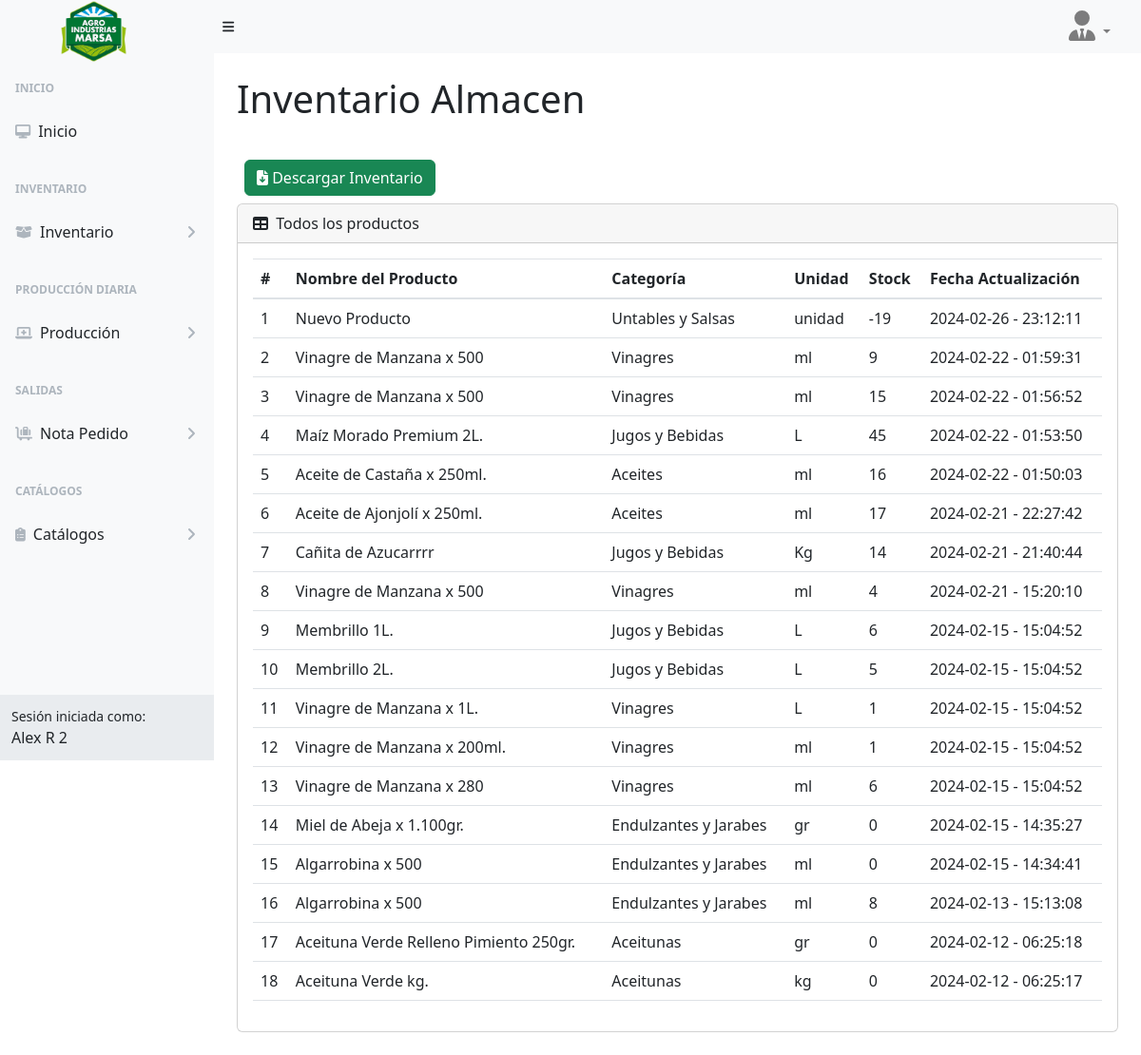
The page /almacen (signed in) on the database its author committed.
### tables this page shows
CREATE TABLE `tb_almacen`  (
  `IdAlma` int NOT NULL AUTO_INCREMENT,
  `IdProd` int NOT NULL,
  `CantidadTotal` int NOT NULL,
  `DateCreate` date NOT NULL,
  `DateUpdate` date NOT NULL,
  `HoraCreate` time NOT NULL,
  `HoraUpdate` time NOT NULL,
  PRIMARY KEY (`IdAlma`) USING BTREE,
  INDEX `IdProd`(`IdProd`) USING BTREE,
  CONSTRAINT `tb_almacen_ibfk_1` FOREIGN KEY (`IdProd`) REFERENCES `tb_producto` (`IdProd`) ON DELETE RESTRICT ON UPDATE RESTRICT
);

CREATE TABLE `tb_producto`  (
  `IdProd` int NOT NULL AUTO_INCREMENT,
  `IdCate` int NOT NULL,
  `NombreProducto` varchar(255) NOT NULL,
  `DetalleProducto` varchar(255) NULL DEFAULT NULL,
  `Unidad` varchar(50) NOT NULL,
  `Cantidad` int NOT NULL,
  `Precio` decimal(10, 2) NOT NULL,
  `DateCreate` datetime NOT NULL,
  `DateUpdate` datetime NOT NULL,
  PRIMARY KEY (`IdProd`) USING BTREE,
  INDEX `IdCate`(`IdCate`) USING BTREE,
  CONSTRAINT `tb_producto_ibfk_1` FOREIGN KEY (`IdCate`) REFERENCES `tb_categoriaprod` (`IdCate`) ON DELETE RESTRICT ON UPDATE RESTRICT
);

CREATE TABLE `tb_categoriaprod`  (
  `IdCate` int NOT NULL AUTO_INCREMENT,
  `NombreCategoria` varchar(255) NOT NULL,
  `DateCreate` datetime NOT NULL,
  `DateUpdate` datetime NOT NULL,
  PRIMARY KEY (`IdCate`) USING BTREE
);

### controller/template.controller.php (called while the page is built)
<?php
class TemplateController
{
  static public function ctrTemplate()
  {
    include "view/template.php";
  }
}

### index.php (called while the page is built, shortened)
<?php
require_once "controller/template.controller.php";
require_once "controller/almacen.controller.php";
require_once "controller/users.controller.php";
require_once "model/almacen.model.php";
$template = new TemplateController();
$template -> ctrTemplate();

### controller/almacen.controller.php (called while the page is built, shortened)
<?php
class AlmacenController
{
  public static function ctrGetAllProductsIngDet()
  {
    $tabla = "tb_almacen";
    $respuesta = AlmacenModel::mdlObtenerProductsIngDetl($tabla);
    return $respuesta;
  }
}

### model/conexion.php (called while the page is built)
<?php
class Conexion
{
  static public function conn()
  {
    $link = new PDO("mysql:host=localhost;dbname=marsa_db","root","");
    $link->exec("set names utf8");
    return $link;
  }
}

### model/almacen.model.php (called while the page is built, shortened)
<?php
require_once "conexion.php";
class AlmacenModel
{
  public static function mdlObtenerProductsIngDetl($table)
  {
    $statement = Conexion::conn()->prepare("SELECT
      tb_almacen.IdAlma,
      tb_producto.NombreProducto,
      tb_categoriaprod.NombreCategoria,
      tb_producto.Unidad,
      tb_almacen.CantidadTotal,
      tb_almacen.DateUpdate,
      tb_almacen.HoraUpdate
    FROM
      $table
    INNER JOIN
      tb_producto ON tb_almacen.IdProd = tb_producto.IdProd
    INNER JOIN
      tb_categoriaprod ON tb_producto.IdCate = tb_categoriaprod.IdCate
    ORDER BY
      GREATEST(CONCAT(tb_almacen.DateCreate, ' ', tb_almacen.HoraCreate), CONCAT(tb_almacen.DateUpdate, ' ', tb_almacen.HoraUpdate)) DESC");
    $statement->execute();
    return $statement->fetchAll();
  }
}

### view/modules/almacen.php (the view, shortened to what this page needs)
</div>
</div>
<div class="sb-sidenav-footer">
  <div class="small">Sesión iniciada como:</div>
  <?php echo $_SESSION["Nombre"] ?>
</div>
</nav>
</div>
<div id="layoutSidenav_content">
  <main>
    <div class="container-fluid px-4">
      <h1 class="mt-4">
        Inventario Almacen
      </h1>
      <div class="d-flex m-2">
        <button type="button" class="btn btn-success reporteExeAlmacen" id="reporteExeAlmacen"><i class="fa-solid fa-file-arrow-down "></i>
          Descargar Inventario
        </button>
      </div>
      <div class="card mb-4">
        <div class="card-header">
          <i class="fas fa-table me-1"></i>
          Todos los productos
        </div>
        <div class="card-body">
          <table id="datatablesSimple" class="data-table-ListProductsAlma table">
            <thead>
              <tr>
                <th>#</th>
                <th>Nombre del Producto</th>
                <th>Categoría</th>
                <th>Unidad</th>
                <th>Stock</th>
                <th>Fecha Actualización</th>
              </tr>
            </thead>
            <tbody>
              <?php
              $listProducts = AlmacenController::ctrGetAllProductsIngDet();
              foreach ($listProducts as $key => $value) {
                echo
                '<tr>
                        <td>' . ($key + 1) . '</td>
                        <td>' . $value["NombreProducto"] . '</td>
                        <td>' . $value["NombreCategoria"] . '</td>
                        <td>' . $value["Unidad"] . '</td>
                        <td>' . $value["CantidadTotal"] . '</td>
                        <td>' . $value["DateUpdate"] . ' - ' . $value["HoraUpdate"] . '</td>
                    </tr>';
              }
              ?>
            </tbody>
          </table>
        </div>
      </div>
    </div>
  </main>
</div>
</div>

### rows shown on the page
tb_almacen: IdProd.NombreProducto "Nuevo Producto", tb_categoriaprod.NombreCategoria "Untables y Salsas", IdProd.Unidad "unidad", CantidadTotal "-19", DateUpdate "2024-02-26", HoraUpdate "23:12:11"
tb_almacen: IdProd.NombreProducto "Vinagre de Manzana x 500", tb_categoriaprod.NombreCategoria "Vinagres", IdProd.Unidad "ml", CantidadTotal "9", DateUpdate "2024-02-22", HoraUpdate "01:59:31"
tb_almacen: IdProd.NombreProducto "Vinagre de Manzana x 500", tb_categoriaprod.NombreCategoria "Vinagres", IdProd.Unidad "ml", CantidadTotal "15", DateUpdate "2024-02-22", HoraUpdate "01:56:52"
tb_almacen: IdProd.NombreProducto "Maíz Morado Premium 2L.", tb_categoriaprod.NombreCategoria "Jugos y Bebidas", IdProd.Unidad "L", CantidadTotal "45", DateUpdate "2024-02-22", HoraUpdate "01:53:50"
tb_almacen: IdProd.NombreProducto "Aceite de Castaña x 250ml.", tb_categoriaprod.NombreCategoria "Aceites", IdProd.Unidad "ml", CantidadTotal "16", DateUpdate "2024-02-22", HoraUpdate "01:50:03"
tb_almacen: IdProd.NombreProducto "Aceite de Ajonjolí x 250ml.", tb_categoriaprod.NombreCategoria "Aceites", IdProd.Unidad "ml", CantidadTotal "17", DateUpdate "2024-02-21", HoraUpdate "22:27:42"
tb_almacen: IdProd.NombreProducto "Cañita de Azucarrrr", tb_categoriaprod.NombreCategoria "Jugos y Bebidas", IdProd.Unidad "Kg", CantidadTotal "14", DateUpdate "2024-02-21", HoraUpdate "21:40:44"
tb_almacen: IdProd.NombreProducto "Vinagre de Manzana x 500", tb_categoriaprod.NombreCategoria "Vinagres", IdProd.Unidad "ml", CantidadTotal "4", DateUpdate "2024-02-21", HoraUpdate "15:20:10"
tb_almacen: IdProd.NombreProducto "Membrillo 1L.", tb_categoriaprod.NombreCategoria "Jugos y Bebidas", IdProd.Unidad "L", CantidadTotal "6", DateUpdate "2024-02-15", HoraUpdate "15:04:52"
tb_almacen: IdProd.NombreProducto "Membrillo 2L.", tb_categoriaprod.NombreCategoria "Jugos y Bebidas", IdProd.Unidad "L", CantidadTotal "5", DateUpdate "2024-02-15", HoraUpdate "15:04:52"
tb_almacen: IdProd.NombreProducto "Vinagre de Manzana x 1L.", tb_categoriaprod.NombreCategoria "Vinagres", IdProd.Unidad "L", CantidadTotal "1", DateUpdate "2024-02-15", HoraUpdate "15:04:52"
tb_almacen: IdProd.NombreProducto "Vinagre de Manzana x 200ml.", tb_categoriaprod.NombreCategoria "Vinagres", IdProd.Unidad "ml", CantidadTotal "1", DateUpdate "2024-02-15", HoraUpdate "15:04:52"
tb_almacen: IdProd.NombreProducto "Vinagre de Manzana x 280", tb_categoriaprod.NombreCategoria "Vinagres", IdProd.Unidad "ml", CantidadTotal "6", DateUpdate "2024-02-15", HoraUpdate "15:04:52"
tb_almacen: IdProd.NombreProducto "Miel de Abeja x 1.100gr.", tb_categoriaprod.NombreCategoria "Endulzantes y Jarabes", IdProd.Unidad "gr", CantidadTotal "0", DateUpdate "2024-02-15", HoraUpdate "14:35:27"
tb_almacen: IdProd.NombreProducto "Algarrobina x 500", tb_categoriaprod.NombreCategoria "Endulzantes y Jarabes", IdProd.Unidad "ml", CantidadTotal "0", DateUpdate "2024-02-15", HoraUpdate "14:34:41"
tb_almacen: IdProd.NombreProducto "Algarrobina x 500", tb_categoriaprod.NombreCategoria "Endulzantes y Jarabes", IdProd.Unidad "ml", CantidadTotal "8", DateUpdate "2024-02-13", HoraUpdate "15:13:08"
tb_almacen: IdProd.NombreProducto "Aceituna Verde Relleno Pimiento 250gr.", tb_categoriaprod.NombreCategoria "Aceitunas", IdProd.Unidad "gr", CantidadTotal "0", DateUpdate "2024-02-12", HoraUpdate "06:25:18"
tb_almacen: IdProd.NombreProducto "Aceituna Verde kg.", tb_categoriaprod.NombreCategoria "Aceitunas", IdProd.Unidad "kg", CantidadTotal "0", DateUpdate "2024-02-12", HoraUpdate "06:25:17"

### other values the page prints
$_SESSION["Nombre"] "Alex R 2"
